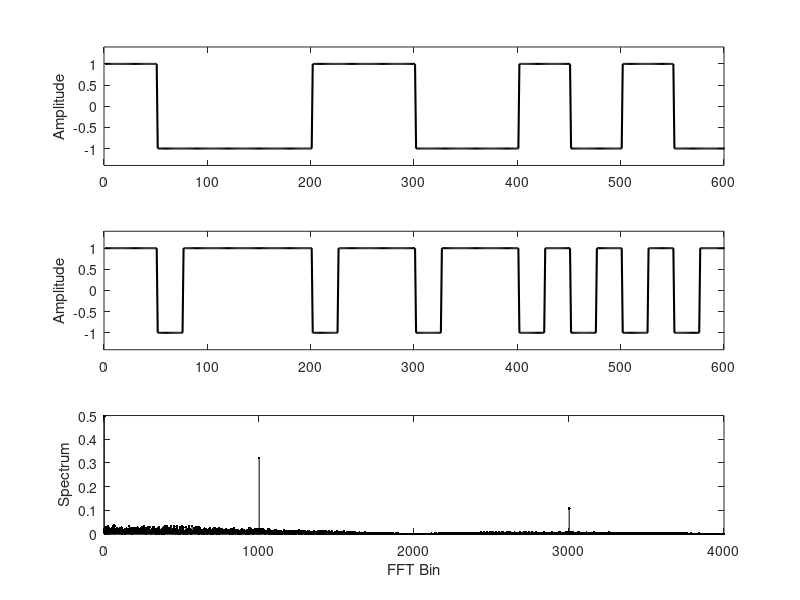

Recreate this plot in MATLAB.
% File: c5ce4.m
nsym = 1000; nsamp = 50; % Make nsamp even
m = nsym*nsamp;
y = zeros(1,m-nsamp+1); % Initalize output vector
x =2*round(rand(1,nsym))-1; % Components of x = +1 or -1
for i = 1:nsym % Loop to generate info symbols
k = (i-1)*nsamp+1;
y(k) = x(i);
end
datavector1 = conv(y,ones(1,nsamp)); % Make symbols nsamp samples long
subplot(3,1,1), plot(datavector1(1,200:10000),'k', 'LineWidth', 1.5)
axis([0 600 -1.4 1.4]), ylabel('Amplitude')
datavector2 = [datavector1(1,m-nsamp/2+1:m) datavector1(1,1:m-nsamp/2)];
datavector3 = datavector1.*datavector2;
subplot(3,1,2), plot(datavector3(1,200:10000),'k', 'LineWidth', 1.5),
axis([0 600 -1.4 1.4]), ylabel('Amplitude')
y = fft(datavector3);
yy = abs(y)/(nsym*nsamp);
subplot(3,1,3), stem(yy(1,1:4*nsym),'k.')
xlabel('FFT Bin'), ylabel('Spectrum')
% End of script ﬁle.